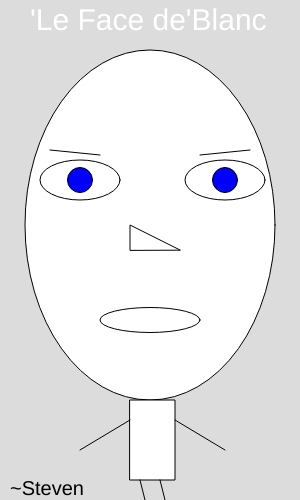
Frame 1 (no input)
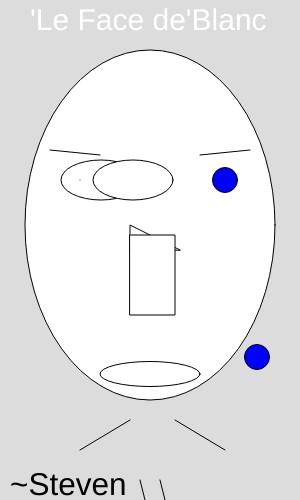
Frame 60 (no input)
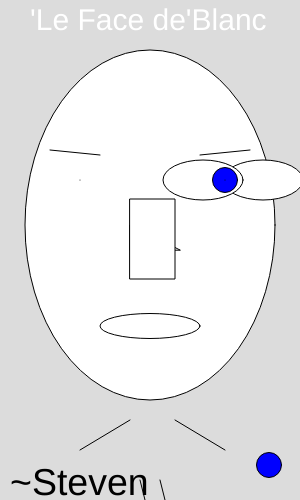
Frame 120 (the mouse pressed at the canvas centre since frame 60)

The p5.js sketch that drew these frames (run headless with seeded random() and noise() and a simulated clock; from frame 60 on, the mouse is pressed at the canvas centre):

// p5.js sketch
// ── sketch.js

var left_EyeX = 80;
var left_EyeY = 180;
var left_EyeDir = Math.floor(Math.random() * (12)) + 1;

var right_EyeX = 225;   
var right_EyeY = 180;
var right_EyeDir = Math.floor(Math.random() * (12)) + 1;

var body_X = 130;
var body_Y = 400;
var body_XDir = Math.floor(Math.random() * (5)) + 1;
var body_YDir = Math.floor(Math.random() * (5)) + 1;

var mouth_X =150;
var mouth_Y = 320
var mouth_Dir = Math.floor(Math.random() * (5)) + 1;

var iris_X = 80;
var iris_Y = 180
var iris_DirX = Math.floor(Math.random() * (5)) + 1;
var iris_DirY = Math.floor(Math.random() * (5)) + 1;

var moveSpeed = Math.floor(Math.random() * (25)) + 1;;
var size = 2;
var count = 0;
var sizeDirection = 2;

//Noticed that if I used "textSize" as a variable name, it bugged out..
var dynamicTextSize = 20;
var textDir=1;

function setup()
    {
        createCanvas(300,500);
        console.log("moveSpeed: "+ moveSpeed);  
  
    }
function draw()
    {   
        fill("white"); 
        background(220);
        textSize(30);
        text('\'Le Face de\'Blanc', 30, 30);
        fill("blue"); 
        fill("white");
        //Head Shape
        ellipse(150, 225, 250, 350);

        //Left Eye
        ellipse(left_EyeX, left_EyeY, 80, 40);
            left_EyeX+=left_EyeDir;
            if(left_EyeX >= 296 || left_EyeX <= 22)
            {
                left_EyeDir *= -1;
            }


        //Right Eye
        ellipse(right_EyeX, right_EyeY, 80, 40);
        fill("white"); 
        right_EyeX+=right_EyeDir;
            if(right_EyeX >= 296 || right_EyeX <= 22)
            {
                right_EyeDir *= -1;
            }        

        //Schnoz
        triangle(180, 250, 130, 225, 130, 250);
        fill("blue");    

        //Left Iris             
        circle(iris_X,iris_Y,25);
        iris_X+=iris_DirX;
            if(iris_X >= 290 || iris_X <= 22)
            {
                iris_DirX *= -1;
            }

        iris_Y+=iris_DirY;
            if(iris_Y >= 480 || iris_Y <= 22)
            {
                iris_DirY *= -1;
            }  

        //Right Iris
        circle(225,180,25);
        fill("white"); 
        
        //Pupils
        point(80, 180,)
        point(225, 180,)
        
        //Eyebrow
        line(100, 155, 50, 150);
        line(200, 155, 250, 150);
        
        //Body
        rect(body_X, body_Y, 45,80); 
        body_Y+=body_YDir;
            if(body_Y >= 405 || body_Y <= 22)
            {
                body_YDir == moveSpeed;
                body_YDir *= -1;
            } 

        line(130, 420, 80, 450);
        line(175, 420, 225, 450);
        line(160, 480, 165, 500);
        line(140, 480, 145, 500);

        //Mouth
        ellipse(mouth_X, mouth_Y, 100, 25);
        mouth_Y+=mouth_Dir;
            if(mouth_Y >= 405 || mouth_Y <= 22)
            {
                mouth_Dir *= -1;
            } 
        
        //Signature
        fill("black");
        textSize(dynamicTextSize);
        text("~Steven", 10, 495);

        //Text Size Changerupper
        dynamicTextSize += textDir * 0.5;
        if (dynamicTextSize > 40 || dynamicTextSize < 20) {
            textDir *= -1;
        }

        size+= sizeDirection;
        count++;
        
            if(count > 100)
            {
                sizeDirection *=-1;
                count = 0;
                moveSpeed = Math.floor(Math.random() * 25) +5;   
                //console.log("moveSpeed: "+ moveSpeed);  

                left_EyeDir = Math.floor(Math.random() * (6)) + 1;
                //console.log("left_EyeDir: "+ left_EyeDir);  

                right_EyeDir = Math.floor(Math.random() * (12)) + 1;
                //console.log("right_EyeDir: "+ right_EyeDir);  

                body_XDir = Math.floor(Math.random() * (5)) + 1;
                body_YDir = Math.floor(Math.random() * (5)) + 1;
                //console.log("body_XDir: "+ body_XDir);  
                //console.log("body_YDir: "+ body_YDir);  

                mouth_Dir = Math.floor(Math.random() * (5)) + 1;
                //console.log("mouth_Dir: "+ mouth_Dir);  

                iris_DirX = Math.floor(Math.random() * (5)) + 1;
                iris_DirY = Math.floor(Math.random() * (5)) + 1;
                //console.log("iris_DirX: "+ iris_DirX);  
                //console.log("iris_DirY: "+ iris_DirY);  

            }
    }
// ── sketch.html
<html>

    <head>
        <title>
            First p5.js page
        </title>
        <script src="https://cdnjs.cloudflare.com/ajax/libs/p5.js/1.1.9/p5.min.js"></script>
        <script src="sketch.js"></script>        

    </head>
    <body>
    </body>
</html>


// ── skettt.js

var left_EyeX = 80;
var left_EyeY = 180;
var left_EyeDir = Math.floor(Math.random() * (12)) + 1;

var right_EyeX = 225;   
var right_EyeY = 180;
var right_EyeDir = Math.floor(Math.random() * (12)) + 1;

var body_X = 130;
var body_Y = 400;
var body_XDir = Math.floor(Math.random() * (5)) + 1;
var body_YDir = Math.floor(Math.random() * (5)) + 1;

var mouth_X =150;
var mouth_Y = 320
var mouth_Dir = Math.floor(Math.random() * (5)) + 1;

var iris_X = 80;
var iris_Y = 180
var iris_DirX = Math.floor(Math.random() * (5)) + 1;
var iris_DirY = Math.floor(Math.random() * (5)) + 1;

var moveSpeed = Math.floor(Math.random() * (25)) + 1;;
var size = 2;
var count = 0;
var sizeDirection = 2;

//Noticed that if I used "textSize" as a variable name, it bugged out..
var dynamicTextSize = 20;
var textDir=1;

function setup()
    {
        createCanvas(300,500);
        console.log("moveSpeed: "+ moveSpeed);  
  
    }
    
function draw()
    {   
        fill("white"); 
        background(220);
        textSize(30);
        text('\'Le Face de\'Blanc', 30, 30);
        fill("blue"); 
        fill("white");
        //Head Shape
        ellipse(150, 225, 250, 350);

        //Left Eye
        ellipse(left_EyeX, left_EyeY, 80, 40);
            left_EyeX+=left_EyeDir;
            if(left_EyeX >= 296 || left_EyeX <= 22)
            {
                left_EyeDir *= -1;
            }


        //Right Eye
        ellipse(right_EyeX, right_EyeY, 80, 40);
        fill("white"); 
        right_EyeX+=right_EyeDir;
            if(right_EyeX >= 296 || right_EyeX <= 22)
            {
                right_EyeDir *= -1;
            }        

        //Schnoz
        triangle(180, 250, 130, 225, 130, 250);
        fill("blue");    

        //Left Iris             
        circle(iris_X,iris_Y,25);
        iris_X+=iris_DirX;
            if(iris_X >= 290 || iris_X <= 22)
            {
                iris_DirX *= -1;
            }

        iris_Y+=iris_DirY;
            if(iris_Y >= 480 || iris_Y <= 22)
            {
                iris_DirY *= -1;
            }  

        //Right Iris
        circle(225,180,25);
        fill("white"); 
        
        //Pupils
        point(80, 180,)
        point(225, 180,)
        
        //Eyebrow
        line(100, 155, 50, 150);
        line(200, 155, 250, 150);
        
        //Body
        rect(body_X, body_Y, 45,80); 
        body_Y+=body_YDir;
            if(body_Y >= 405 || body_Y <= 22)
            {
                body_YDir == moveSpeed;
                body_YDir *= -1;
            } 

        line(130, 420, 80, 450);
        line(175, 420, 225, 450);
        line(160, 480, 165, 500);
        line(140, 480, 145, 500);

        //Mouth
        ellipse(mouth_X, mouth_Y, 100, 25);
        mouth_Y+=mouth_Dir;
            if(mouth_Y >= 405 || mouth_Y <= 22)
            {
                mouth_Dir *= -1;
            } 
        
        //Signature
        fill("black");
        textSize(dynamicTextSize);
        text("~Steven", 10, 495);

        //Text Size Changerupper
        dynamicTextSize += textDir * 0.5;
        if (dynamicTextSize > 40 || dynamicTextSize < 20) {
            textDir *= -1;
        }

        size+= sizeDirection;
        count++;
        
            if(count > 100)
            {
                sizeDirection *=-1;
                count = 0;
                moveSpeed = Math.floor(Math.random() * 25) +5;   
                //console.log("moveSpeed: "+ moveSpeed);  

                left_EyeDir = Math.floor(Math.random() * (6)) + 1;
                //console.log("left_EyeDir: "+ left_EyeDir);  

                right_EyeDir = Math.floor(Math.random() * (12)) + 1;
                //console.log("right_EyeDir: "+ right_EyeDir);  

                body_XDir = Math.floor(Math.random() * (5)) + 1;
                body_YDir = Math.floor(Math.random() * (5)) + 1;
                //console.log("body_XDir: "+ body_XDir);  
                //console.log("body_YDir: "+ body_YDir);  

                mouth_Dir = Math.floor(Math.random() * (5)) + 1;
                //console.log("mouth_Dir: "+ mouth_Dir);  

                iris_DirX = Math.floor(Math.random() * (5)) + 1;
                iris_DirY = Math.floor(Math.random() * (5)) + 1;
                //console.log("iris_DirX: "+ iris_DirX);  
                //console.log("iris_DirY: "+ iris_DirY);  

            }
    }
